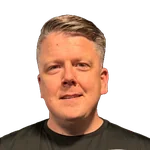
#> input picture 1684482-mvetw81w-av.webp, 150 x 150 px
$ python avatars.py ../1684482-mvetw81w-av.webp
#> lines starting #> are read from the running program, lines starting #| are printed output that depends on the picture
#!/usr/bin/env python3
# Small square avatars for the .av circles (24-50 CSS px, so 150 px covers 3x screens):
#   img/<name>.jpg -> img/av/<name>.jpg, cropped like object-fit:cover + object-position (x% y%).
# Run from the repo root after adding or replacing a photo: python3 worker/avatars.py img/<name>.jpg [x% y%]
# (club players: players.json "avatar" points at img/av/...; opponents: PHOTOS in index.html, same pos).
import sys, os
from PIL import Image

def make(src, pos="50% 30%", size=150):
#> called with src = '../1684482-mvetw81w-av.webp', pos = '50% 30%', size = 150
    px, py = [float(v.rstrip("%")) / 100 for v in pos.split()]
    im = Image.open(src).convert("RGB")
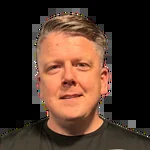
#> im: PIL image 150x150 RGB; mean R, G, B 77.3, 53.2, 40.5
    w, h = im.size
#> w = 150; h = 150
    s = min(w, h)
#> s = 150
    left, top = round((w - s) * px), round((h - s) * py)
#> left = 0; top = 0
    im = im.crop((left, top, left + s, top + s)).resize((size, size), Image.LANCZOS)
    out = os.path.join(os.path.dirname(src), "av", os.path.basename(src))
    im.save(out, "JPEG", quality=80, optimize=True, progressive=True)
    return out

if __name__ == "__main__":
    print(make(sys.argv[1], " ".join(sys.argv[2:4]) if len(sys.argv) > 3 else "50% 30%"))

$ run again, on r1205869-af21f63d48-av.webp
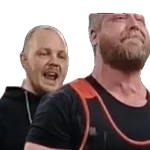
#> input picture r1205869-af21f63d48-av.webp, 150 x 150 px
#> in make, `im = Image.open(src).convert("RGB")`:
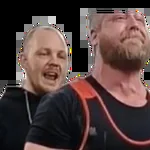
#> im: PIL image 150x150 RGB; mean R, G, B 81.6, 63, 60.7

$ run again, on r1205869-af21f63d48.webp
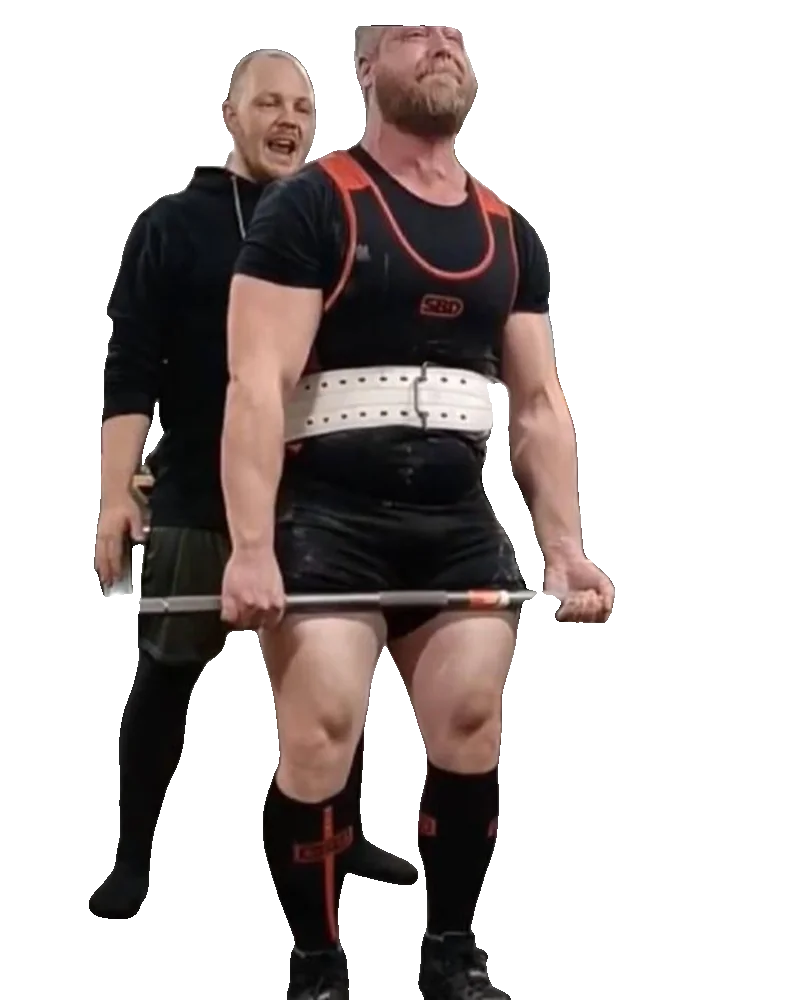
#> input picture r1205869-af21f63d48.webp, 800 x 1000 px
#> in make, `im = Image.open(src).convert("RGB")`:
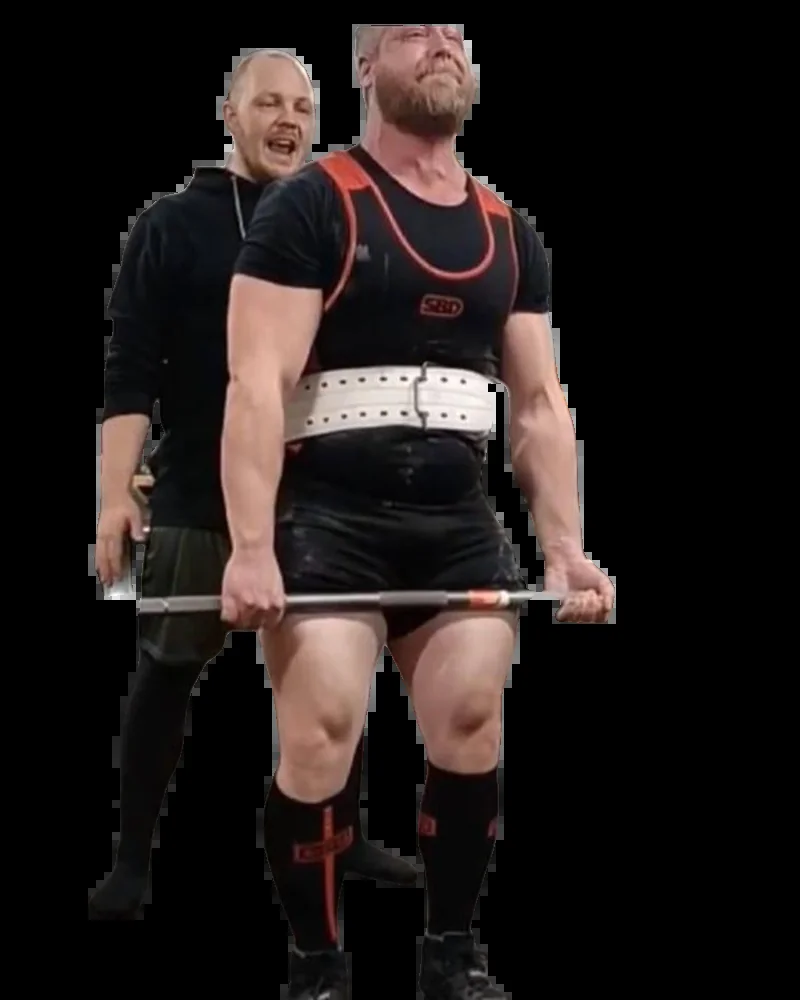
#> im: PIL image 800x1000 RGB; mean R, G, B 33.8, 26.9, 25.4
#> in make, `im = im.crop((left, top, left + s, top + s)).resize((size, size), Imag..`:
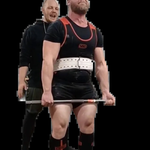
#> im: PIL image 150x150 RGB; mean R, G, B 40.3, 32, 30.2

$ run again, on r1682543-84ffb257f1-av.webp
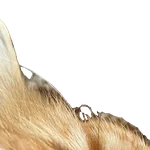
#> input picture r1682543-84ffb257f1-av.webp, 150 x 150 px
#> in make, `im = Image.open(src).convert("RGB")`:
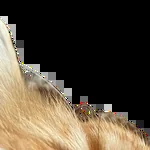
#> im: PIL image 150x150 RGB; mean R, G, B 83.2, 72.2, 56.4
